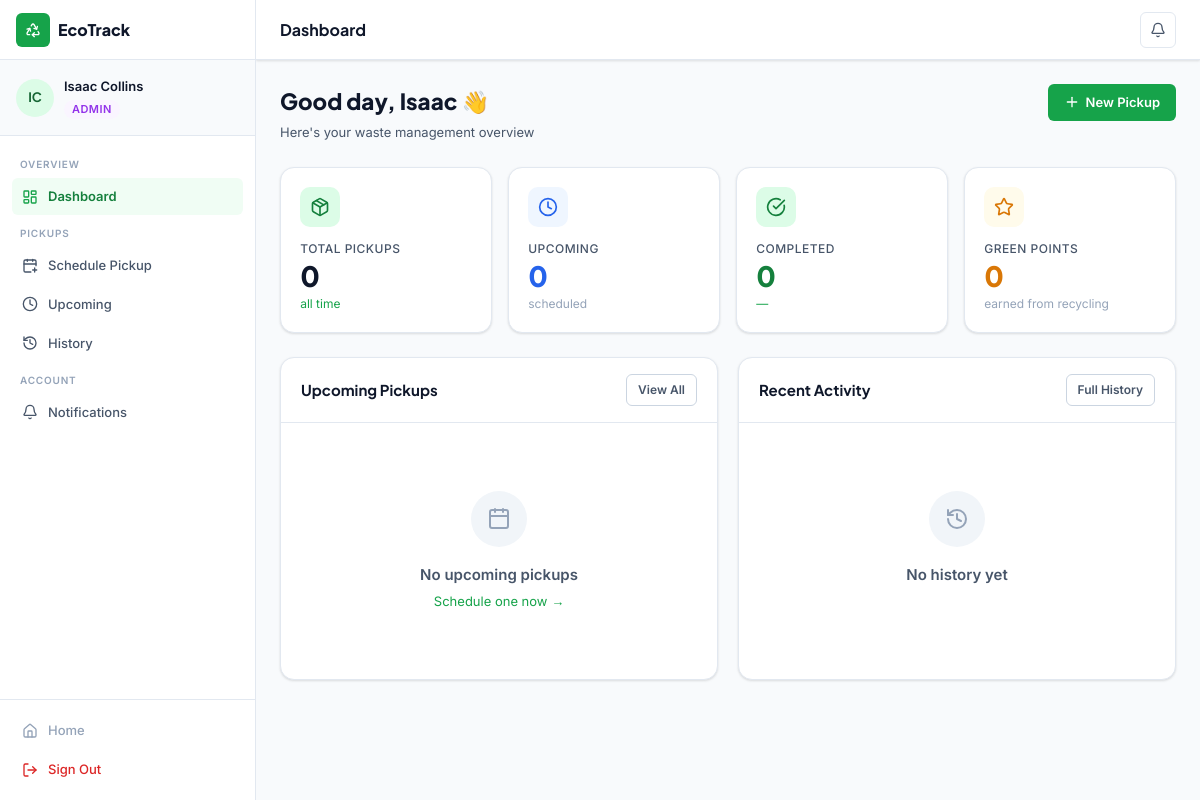
Screenshot of /resident/dashboard (signed in) with the database file from the repository.
### app/models/models.py (models this page shows, shortened)
class User(db.Model, UserMixin):
    __tablename__ = 'users'
    id = db.Column(db.Integer, primary_key=True)
    full_name = db.Column(db.String(120), nullable=False)
    email = db.Column(db.String(150), unique=True, nullable=False)
    phone = db.Column(db.String(30))
    password_hash = db.Column(db.String(256), nullable=False)
    role = db.Column(db.Enum('resident', 'collector', 'admin'), nullable=False, default='resident')
    is_active = db.Column(db.Boolean, default=True)
    email_verified = db.Column(db.Boolean, default=False)
    zone = db.Column(db.String(50))          # for collectors
    created_at = db.Column(db.DateTime, default=datetime.utcnow)
    updated_at = db.Column(db.DateTime, default=datetime.utcnow, onupdate=datetime.utcnow)
    pickups_as_resident = db.relationship('PickupRequest', foreign_keys='PickupRequest.resident_id',
                                          backref='resident', lazy='dynamic')
    pickups_as_collector = db.relationship('PickupRequest', foreign_keys='PickupRequest.collector_id',
                                           backref='collector', lazy='dynamic')
    notifications = db.relationship('Notification', backref='user', lazy='dynamic')
    activity_logs = db.relationship('ActivityLog', backref='user', lazy='dynamic')
    @property
    def initials(self):
        parts = self.full_name.split()
        return ''.join(p[0].upper() for p in parts[:2])

### app/controllers/resident_controller.py (the view)
@resident_bp.route('/dashboard')
@login_required
@resident_required
def dashboard():
    upcoming = pickup_repo.get_upcoming_by_resident(current_user.id)
    recent = pickup_repo.get_by_resident(current_user.id)[:5]
    unread = notif_repo.get_unread_count(current_user.id)
    total = len(pickup_repo.get_by_resident(current_user.id))
    completed = sum(1 for p in pickup_repo.get_by_resident(current_user.id) if p.status == 'completed')
    return render_template('resident/dashboard.html',
                           upcoming=upcoming,
                           recent=recent,
                           unread=unread,
                           total=total,
                           completed=completed)

### app/controllers/resident_controller.py (called while the page is built)
def resident_required(f):
    @wraps(f)
    def decorated(*args, **kwargs):
        if not current_user.is_authenticated or current_user.role not in ('resident', 'admin'):
            flash('Access denied.', 'danger')
            return redirect(url_for('auth.login'))
        return f(*args, **kwargs)
    return decorated

### app/models/models.py (called while the page is built)
@login_manager.user_loader
def load_user(user_id):
    return User.query.get(int(user_id))

### app/repositories/pickup_repository.py (called while the page is built)
    def get_by_resident(self, resident_id: int) -> list[PickupRequest]:
        return PickupRequest.query.filter_by(resident_id=resident_id).order_by(
            PickupRequest.pickup_date.desc()
        ).all()

    def get_upcoming_by_resident(self, resident_id: int) -> list[PickupRequest]:
        return PickupRequest.query.filter(
            PickupRequest.resident_id == resident_id,
            PickupRequest.pickup_date >= date.today(),
            PickupRequest.status.in_(['pending', 'scheduled'])
        ).order_by(PickupRequest.pickup_date.asc()).all()

### app/repositories/support_repositories.py (called while the page is built)
    def get_unread_count(self, user_id: int) -> int:
        return Notification.query.filter_by(user_id=user_id, is_read=False).count()

### app/templates/resident/dashboard.html (shortened to what this page needs)
{% extends "dashboard_base.html" %}
{% block page_title %}Dashboard{% endblock %}
{% block notif_url %}{{ url_for('resident.notifications') }}{% endblock %}
{% block sidebar_nav %}
<span class="sidebar-section-label">Overview</span>
<a href="{{ url_for('resident.dashboard') }}" class="sidebar-item {% if request.endpoint == 'resident.dashboard' %}active{% endif %}">
  <i data-lucide="layout-dashboard" class="icon-sm"></i><span>Dashboard</span>
</a>
<span class="sidebar-section-label">Pickups</span>
<a href="{{ url_for('resident.schedule') }}" class="sidebar-item {% if request.endpoint == 'resident.schedule' %}active{% endif %}">
  <i data-lucide="calendar-plus" class="icon-sm"></i><span>Schedule Pickup</span>
</a>
<a href="{{ url_for('resident.upcoming') }}" class="sidebar-item {% if request.endpoint == 'resident.upcoming' %}active{% endif %}">
  <i data-lucide="clock" class="icon-sm"></i><span>Upcoming</span>
</a>
<a href="{{ url_for('resident.history') }}" class="sidebar-item {% if request.endpoint == 'resident.history' %}active{% endif %}">
  <i data-lucide="history" class="icon-sm"></i><span>History</span>
</a>
<span class="sidebar-section-label">Account</span>
<a href="{{ url_for('resident.notifications') }}" class="sidebar-item {% if request.endpoint == 'resident.notifications' %}active{% endif %}">
  <i data-lucide="bell" class="icon-sm"></i><span>Notifications</span>
</a>
{% endblock %}
{% block content %}
<div class="page-header">
  <div>
    <div class="page-header-title">Good day, {{ current_user.full_name.split()[0] }} 👋</div>
    <div class="page-header-sub">Here's your waste management overview</div>
  </div>
  <a href="{{ url_for('resident.schedule') }}" class="btn btn-primary">
    <i data-lucide="plus" class="icon-sm"></i> New Pickup
  </a>
</div>
<div class="metrics-grid">
  <div class="metric-card">
    <div class="metric-icon" style="background:var(--green-100);color:var(--green-700);">
      <i data-lucide="package" class="icon-md"></i>
    </div>
    <div class="metric-label">Total Pickups</div>
    <div class="metric-value">{{ total }}</div>
    <div class="metric-sub metric-up">all time</div>
  </div>
  <div class="metric-card">
    <div class="metric-icon" style="background:var(--blue-50);color:var(--blue-600);">
      <i data-lucide="clock" class="icon-md"></i>
    </div>
    <div class="metric-label">Upcoming</div>
    <div class="metric-value" style="color:var(--blue-600);">{{ upcoming | length }}</div>
    <div class="metric-sub">scheduled</div>
  </div>
  <div class="metric-card">
    <div class="metric-icon" style="background:var(--green-100);color:var(--green-700);">
      <i data-lucide="check-circle" class="icon-md"></i>
    </div>
    <div class="metric-label">Completed</div>
    <div class="metric-value" style="color:var(--green-700);">{{ completed }}</div>
    <div class="metric-sub metric-up">
      {% if total > 0 %}{{ ((completed / total) * 100) | round(0) | int }}% rate{% else %}—{% endif %}
    </div>
  </div>
  <div class="metric-card">
    <div class="metric-icon" style="background:var(--amber-50);color:var(--amber-600);">
      <i data-lucide="star" class="icon-md"></i>
    </div>
    <div class="metric-label">Green Points</div>
    <div class="metric-value" style="color:var(--amber-600);">{{ completed * 50 }}</div>
    <div class="metric-sub">earned from recycling</div>
  </div>
</div>
<div class="grid-2">
  <div class="card">
    <div class="card-header">
      <div class="card-title">Upcoming Pickups</div>
      <a href="{{ url_for('resident.upcoming') }}" class="btn btn-outline btn-sm">View All</a>
    </div>
    {% if upcoming %}
    <div class="table-wrap">
      <table>
        <thead><tr><th>Date</th><th>Type</th><th>Slot</th><th>Status</th></tr></thead>
        <tbody>
          {% for p in upcoming[:4] %}
          <tr>
            <td class="font-semibold">{{ p.pickup_date | datefmt('%b %d') }}</td>
            <td>
              <span class="badge
                {% if p.waste_type_obj.name == 'Household' %}badge-secondary
                {% elif p.waste_type_obj.name == 'Recyclable' %}badge-info
                {% elif p.waste_type_obj.name == 'Organic' %}badge-success
                {% else %}badge-danger{% endif %}">
                {{ p.waste_type_obj.name if p.waste_type_obj else '—' }}
              </span>
            </td>
            <td class="text-xs" style="color:var(--text-muted);">{{ p.time_slot | timefmt }}</td>
            <td><span class="badge {{ p.status_badge_class }}">{{ p.status | title }}</span></td>
          </tr>
          {% endfor %}
        </tbody>
      </table>
    </div>
    {% else %}
    <div class="card-body">
      <div class="empty-state">
        <div class="empty-icon"><i data-lucide="calendar" class="icon-lg"></i></div>
        <div class="empty-title">No upcoming pickups</div>
        <div class="empty-sub">
          <a href="{{ url_for('resident.schedule') }}" style="color:var(--green-600);">Schedule one now →</a>
        </div>
      </div>
    </div>
    {% endif %}
  </div>
  <div class="card">
    <div class="card-header">
      <div class="card-title">Recent Activity</div>
      <a href="{{ url_for('resident.history') }}" class="btn btn-outline btn-sm">Full History</a>
    </div>
    {% if recent %}
    <div class="table-wrap">
      <table>
        <thead><tr><th>Date</th><th>Type</th><th>Status</th></tr></thead>
        <tbody>
          {% for p in recent %}
          <tr>
            <td>{{ p.pickup_date | datefmt('%b %d') }}</td>
            <td class="text-sm">{{ p.waste_type_obj.name if p.waste_type_obj else '—' }}</td>
            <td><span class="badge {{ p.status_badge_class }}">{{ p.status | title }}</span></td>
          </tr>
          {% endfor %}
        </tbody>
      </table>
    </div>
    {% else %}
    <div class="card-body">
      <div class="empty-state">
        <div class="empty-icon"><i data-lucide="history" class="icon-lg"></i></div>
        <div class="empty-title">No history yet</div>
      </div>
    </div>
    {% endif %}
  </div>
</div>
{% endblock %}

### app/templates/dashboard_base.html (shortened to what this page needs)
<!DOCTYPE html>
<html lang="en">
<head>
<link rel="stylesheet" href="{{ url_for('static', filename='css/main.css') }}">
</head>
<body class="dashboard-body">
<div class="app-shell">
  <aside class="sidebar" id="sidebar">
    <div class="sidebar-header">
      <a href="{{ url_for('main.home') }}" class="sidebar-brand">
        <div class="brand-icon"><i data-lucide="recycle" class="icon-sm"></i></div>
        <span>EcoTrack</span>
      </a>
    </div>
    <div class="sidebar-user">
      <div class="user-avatar">{{ current_user.initials }}</div>
      <div class="user-info">
        <div class="user-name">{{ current_user.full_name }}</div>
        <div class="user-role role-{{ current_user.role }}">{{ current_user.role | capitalize }}</div>
      </div>
    </div>
    <nav class="sidebar-nav">
      {% block sidebar_nav %}{% endblock %}
    </nav>
    <div class="sidebar-footer">
      <a href="{{ url_for('main.home') }}" class="sidebar-item text-muted">
        <i data-lucide="home" class="icon-sm"></i>
        <span>Home</span>
      </a>
      <a href="{{ url_for('auth.logout') }}" class="sidebar-item text-danger">
        <i data-lucide="log-out" class="icon-sm"></i>
        <span>Sign Out</span>
      </a>
    </div>
  </aside>
  <div class="main-wrapper">
    <header class="topbar">
      <div class="topbar-title">{% block page_title %}{% endblock %}</div>
      <div class="topbar-actions">
        <a href="{% block notif_url %}#{% endblock %}" class="topbar-icon-btn" title="Notifications">
          <i data-lucide="bell" class="icon-sm"></i>
        </a>
      </div>
    </header>
    <main class="page-content">
      {% block content %}{% endblock %}
    </main>
  </div>
</div>
</body>
</html>

### rows the page displays
User: initials "IC", full_name "Isaac Collins", role "ADMIN", full_name "Isaac"

### other values shown
{{ total }} "0"
{{ upcoming | length }} "0"
{{ completed }} "0"
{{ completed * 50 }} "0"
